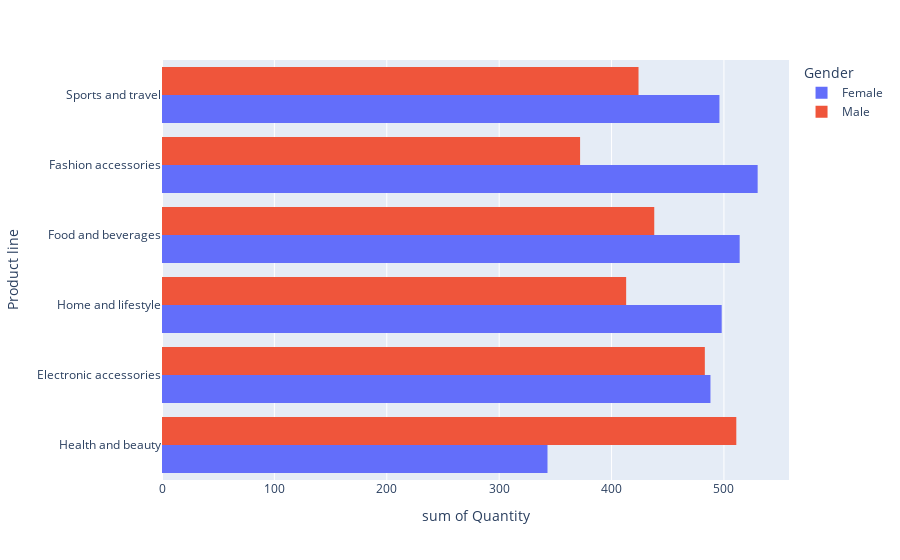

Write notebook code for a chart like this one.
### Code cell
fig = px.histogram(pls, x="Quantity", y="Product line",color='Gender', barmode='group')
fig.show()

### Figure 1 — Plotly figure (JSON) as saved in the notebook; plotly's stock layout.template omitted (floating-point values rounded to 4 significant figures; data arrays with more than 128 entries replaced by an {"elided": "..."} marker saying what was removed)
{"data": [{"alignmentgroup": "True", "bingroup": "y", "histfunc": "sum", "hovertemplate": "Gender=Female<br>sum of Quantity=%{x}<br>Product line=%{y}<extra></extra>", "legendgroup": "Female", "marker": {"color": "#636efa", "pattern": {"shape": ""}}, "name": "Female", "offsetgroup": "Female", "orientation": "h", "showlegend": true, "type": "histogram", "x": {"elided": "501 int values"}, "xaxis": "x", "y": {"elided": "501 str values"}, "yaxis": "y"}, {"alignmentgroup": "True", "bingroup": "y", "histfunc": "sum", "hovertemplate": "Gender=Male<br>sum of Quantity=%{x}<br>Product line=%{y}<extra></extra>", "legendgroup": "Male", "marker": {"color": "#EF553B", "pattern": {"shape": ""}}, "name": "Male", "offsetgroup": "Male", "orientation": "h", "showlegend": true, "type": "histogram", "x": {"elided": "499 int values"}, "xaxis": "x", "y": {"elided": "499 str values"}, "yaxis": "y"}], "layout": {"barmode": "group", "legend": {"title": {"text": "Gender"}, "tracegroupgap": 0}, "margin": {"t": 60}, "xaxis": {"anchor": "y", "domain": [0, 1], "title": {"text": "sum of Quantity"}}, "yaxis": {"anchor": "x", "domain": [0, 1], "title": {"text": "Product line"}}}}
